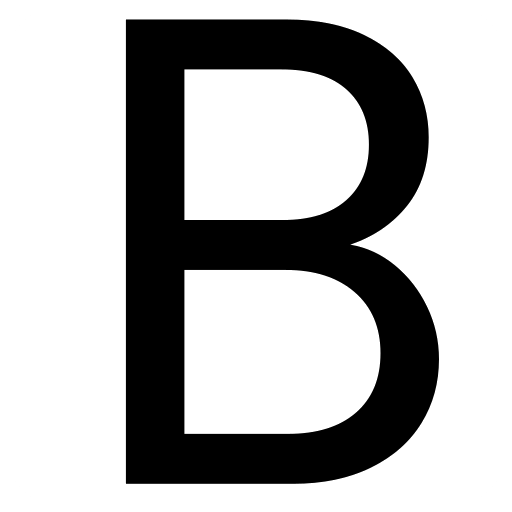
#> input picture tools/icon.png, 512 x 512 px
$ python image_size_convertation.py
#> lines starting #> are read from the running program, lines starting #| are printed output that depends on the picture
from PIL import Image

im = Image.open('icon.png')
#> im is the input picture: PIL image 512x512 RGBA; mean R, G, B, A 174.1, 174.1, 174.1, 248.7
im2 = im.resize((64, 64))
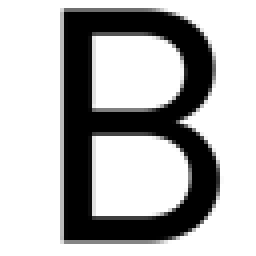
#> im2: PIL image 64x64 RGBA (shown 4 times larger); mean R, G, B, A 176.5, 176.5, 176.5, 248.6; transparent parts drawn white
im2.save('favicon.ico')
